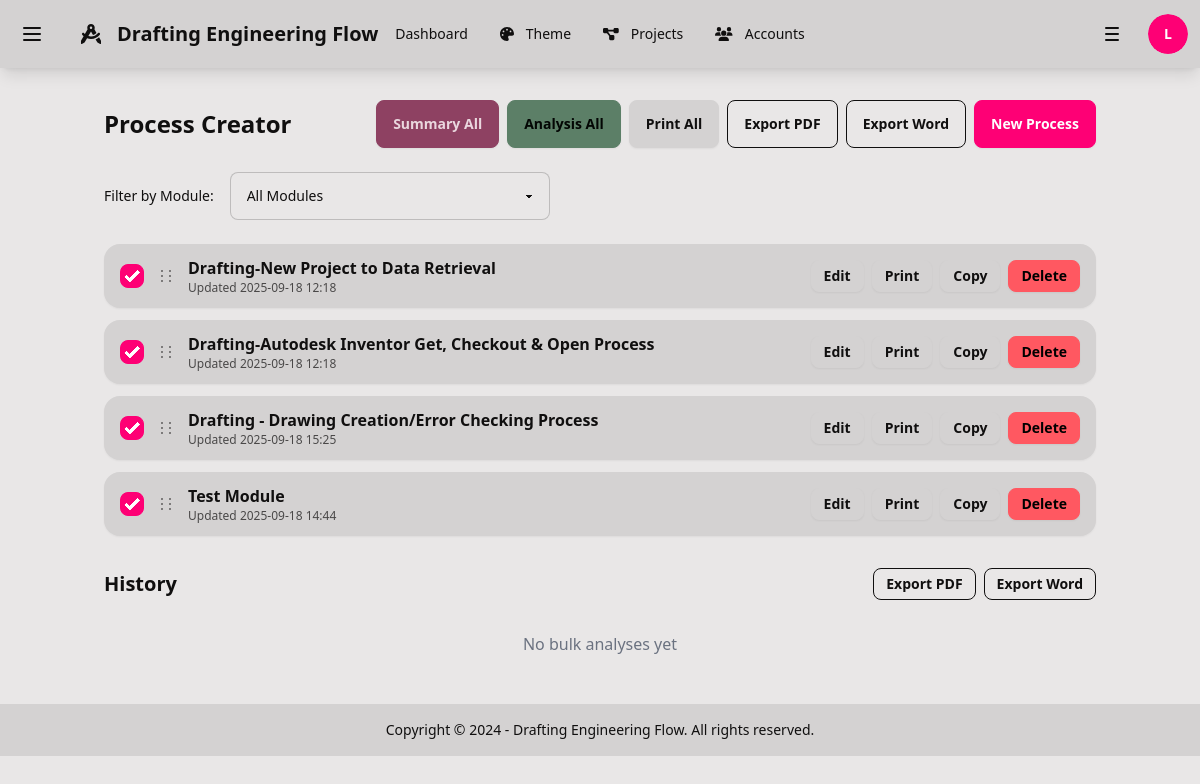
Before: /process-creator/ (signed in) with the older database file.
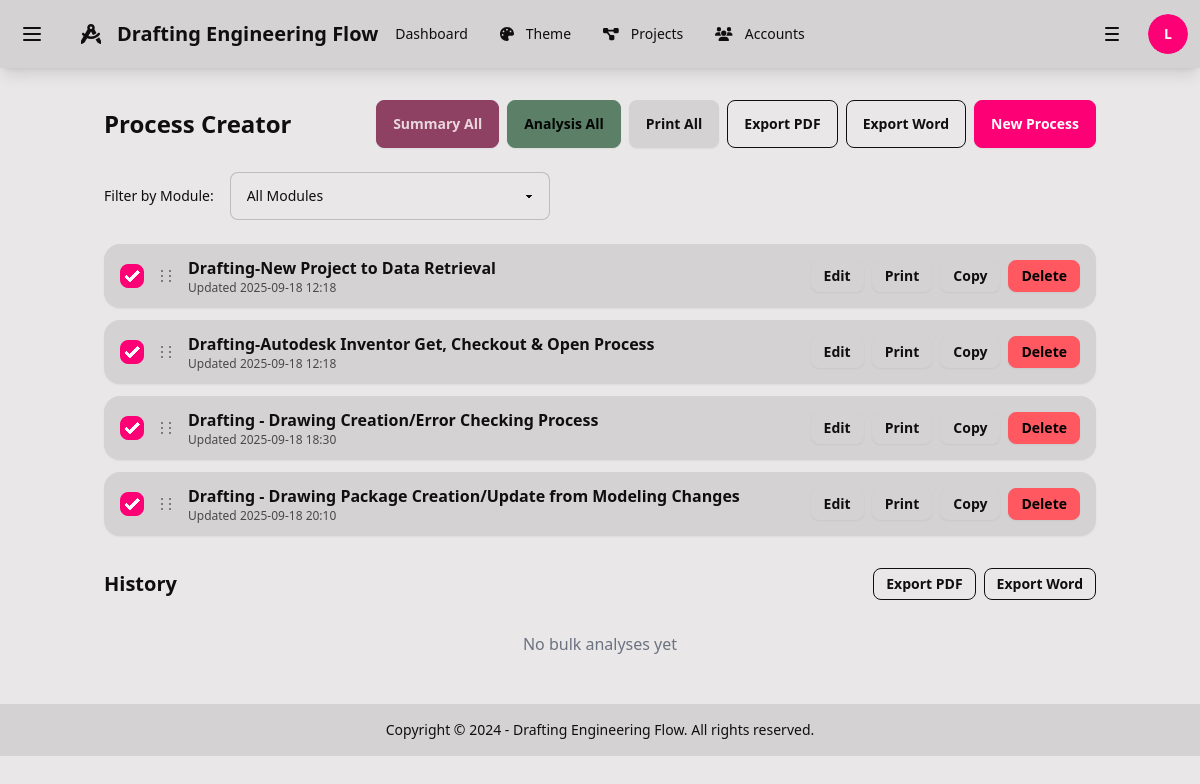
After: the same page with the newer database file.
### process_creator/models.py (models this page shows, shortened)
class Process(models.Model):
    name = models.CharField(max_length=255)
    module = models.ForeignKey(Module, on_delete=models.SET_NULL, null=True, blank=True, help_text="Module this process belongs to")
    order = models.PositiveIntegerField(default=1)
    summary = models.TextField(blank=True, help_text="Generated summary of the process")
    summary_instructions = models.TextField(
        blank=True,
        default="You are given a list of steps, bullet points, or fragmented notes. Your task is to transform them into a single professional, coherent paragraph. Do not repeat the steps as a list. Instead, weave them into smooth, natural prose that reads as if written by a skilled professional writer. Maintain accuracy, logical flow, and clarity. The output must always be a polished paragraph summary, never a bullet list.",
        help_text="Instructions for summary generation"
    )
    description = models.TextField(blank=True)
    notes = models.TextField(blank=True)
    analysis = models.TextField(blank=True, help_text="Generated analysis and improvement suggestions")
    analysis_instructions = models.TextField(
        blank=True,
        default="You are a senior operations analyst. You will receive a business process as input (steps, notes, and context). Produce a professional report titled \"Training Analysis\" that managers and frontline staff can act on.\nFollow these rules:\n- Write clearly and concisely; avoid jargon. Use confident, direct language.\n- Do NOT restate the steps as bullets. Summarize the process in flowing prose.\n- Use Markdown headings exactly as specified below.\n- Give specific, actionable recommendations with clear benefits and effort levels.\n- Where details are missing, make reasonable assumptions and state them briefly.\n=== INPUT START ===\n{PASTE PROCESS STEPS / NOTES / CONTEXT HERE}\n=== INPUT END ===\n=== OUTPUT FORMAT (Markdown) ===\n# Training Analysis\n## Executive Summary\nA 4–6 sentence overview of the process, the primary objective, the current state, and the most important recommended changes and expected benefits.\n## Process Narrative (Plain-Language Summary)\n6–10 sentences that narrate how the process works from start to finish. Use paragraph form only (no bullets). Emphasize flow, handoffs, tools used, approvals, and timing.\n## Assumptions\n- 2–5 short bullets listing key assumptions you made due to missing information.\n## Strengths\n- 4–8 bullets. Each bullet: what works well + why it matters (impact on quality, speed, cost, compliance, safety, or CX).\n## Weaknesses\n- 4–8 bullets. Each bullet: the issue + consequence (e.g., rework, delays, risk, cost).\n## Improvement Opportunities — Current System (No new software)\nProvide 5–10 specific, low-friction changes using existing tools, roles, and policies. For each item, use this format in one bullet:\n- **[Title]** — What to change (1–2 sentences). **Benefit:** expected outcome with a measurable indicator (e.g., \"reduce cycle time by ~15%\"). **Effort:** Low/Med/High. **Owner:** role. **Risk/Mitigation:** brief.\n## Immediate Application-Level Enhancements (Quick to implement in an app/workflow)\nProvide 3–7 changes that can be implemented quickly via simple configuration, scripts, forms, validations, templates, or notifications. For each item, use the same format:\n- **[Title]** — What to implement (1–2 sentences). **Benefit:** measurable. **Effort:** Low/Med/High. **Owner:** role. **Risk/Mitigation:** brief.\n## Implementation Roadmap\nOrganize recommendations into phases with rationale:\n- **Now (0–30 days):** 3–6 highest-ROI, low-effort actions.\n- **Next (30–90 days):** 3–6 medium-effort actions that compound earlier gains.\n- **Later (90+ days):** 2–4 higher-effort changes that deliver strategic value.\n## Metrics & Monitoring\nList 4–8 KPIs with target direction and cadence. For each KPI: **Name**, **Target/Direction**, **Data Source**, **Review Cadence** (e.g., weekly), **Owner**.\n## Risks & Mitigations\n3–6 material risks across people/process/tech/compliance and how to mitigate each.\n## Final Recommendation\nA 4–6 sentence closing paragraph summarizing the case for change, expected benefits, and the immediate next steps.\n=== STYLE GUARDRAILS ===\n- Professional tone. Tight sentences. No filler, no hype.\n- Use paragraph form for the narrative sections; bullets only where specified.\n- Quantify benefits or ranges when plausible. Avoid vague claims.\n- Do not include meta-commentary or instructions in the output.",
        help_text="Instructions for process analysis"
    )
    created_at = models.DateTimeField(auto_now_add=True)
    updated_at = models.DateTimeField(auto_now=True)
    last_ai_update = models.DateTimeField(null=True, blank=True, help_text="Last time summary or analysis was updated")
    class Meta:
        ordering = ["order", "name"]

### process_creator/views.py (the view)
# urls.py: path("", views.process_list, name="list"),
@login_required
@require_app_access('process_creator', action='view')
def process_list(request):
    modules = Module.objects.all()
    selected_module_id = request.GET.get('module')
    selected_module = None
    if selected_module_id:
        try:
            selected_module = Module.objects.get(id=selected_module_id)
            processes = Process.objects.filter(module=selected_module).order_by('order', 'name')
        except Module.DoesNotExist:
            processes = Process.objects.all().order_by('order', 'name')
    else:
        processes = Process.objects.all().order_by('order', 'name')
    return render(request, "process_creator/list.html", {
        "processes": processes,
        "modules": modules,
        "selected_module": selected_module
    })

### rbac/context_processors.py (called while the page is built)
def rbac_context(request):
    context = {}
    if request.user.is_authenticated:
        context.update({
            'user_accessible_apps': get_user_accessible_apps(request.user),
            'user_roles': get_user_roles(request.user),
        })
    else:
        context.update({
            'user_accessible_apps': [],
            'user_roles': [],
        })
    return context

### rbac/utils.py (called while the page is built, shortened)
def has_app_access(user, app_name, action='view'):
    if not user or not user.is_authenticated:
        return False
    try:
        app_access = AppAccess.objects.get(app_name=app_name)
        if not app_access.is_enabled:
            return False
    except AppAccess.DoesNotExist:
        return False
    if user.is_superuser:
        return True

def check_app_access(user, app_name, action='view'):
    if not has_app_access(user, app_name, action):
        log_access_attempt(user, app_name, action, success=False,
                          error_message=f"Access denied for {action} on {app_name}")
        raise PermissionDenied(f"You don't have permission to {action} {app_name}")

def get_user_accessible_apps(user):
    if not user or not user.is_authenticated:
        return []
    if user.is_superuser:
        return AppAccess.objects.filter(is_enabled=True).values_list('app_name', flat=True)

def log_access_attempt(user, app_name, action, success=True, error_message='', request=None):
    try:
        AccessLog.objects.create(
            user=user if user.is_authenticated else None,
            app_name=app_name,
            action=action,
            ip_address=request.META.get('REMOTE_ADDR') if request else None,
            user_agent=request.META.get('HTTP_USER_AGENT', '') if request else '',
            success=success,
            error_message=error_message
        )
    except Exception as e:
        logger.error(f"Failed to log access attempt: {e}")

def get_user_roles(user):
    if not user or not user.is_authenticated:
        return []
    return UserRole.objects.filter(user=user, is_active=True).select_related('role')

def is_app_enabled(app_name):
    try:
        app_access = AppAccess.objects.get(app_name=app_name)
        return app_access.is_enabled
    except AppAccess.DoesNotExist:
        return False

### process_creator/templates/process_creator/list.html (shortened to what this page needs)
{% extends 'base.html' %}
{% block content %}
<div class="flex items-center justify-between mb-6">
  <h1 class="text-2xl font-bold">Process Creator</h1>
  <div class="flex gap-2">
    <button id="summary-all" class="btn btn-secondary">Summary All</button>
    <button id="analyze-all" class="btn btn-accent">Analysis All</button>
    <button id="print-all" class="btn">Print All</button>
    <button id="export-pdf-all" class="btn btn-outline">Export PDF</button>
    <button id="export-word-all" class="btn btn-outline">Export Word</button>
    <a href="{% url 'process_creator:create' %}" class="btn btn-primary">New Process</a>
  </div>
  </div>
<div class="mb-6">
  <div class="flex items-center gap-4">
    <label for="module-filter" class="text-sm font-medium">Filter by Module:</label>
    <select id="module-filter" class="select select-bordered w-full max-w-xs">
      <option value="">All Modules</option>
    </select>
  </div>
</div>
<div id="process-list" class="grid gap-3">
  {% for p in processes %}
    <div class="card bg-base-200 shadow-sm" data-id="{{ p.id }}">
      <div class="card-body py-3 px-4">
        <div class="flex items-center justify-between gap-3">
          <div class="flex items-center gap-3">
            <input type="checkbox" class="select-item checkbox checkbox-primary" checked />
            <span class="drag cursor-grab text-base-content/60" title="Drag to reorder" aria-label="Drag to reorder">
              <svg xmlns="http://www.w3.org/2000/svg" viewBox="0 0 20 20" fill="currentColor" class="h-5 w-5">
                <path d="M7 5a1 1 0 1 1-2 0 1 1 0 0 1 2 0Zm8 0a1 1 0 1 1-2 0 1 1 0 0 1 2 0ZM7 10a1 1 0 1 1-2 0 1 1 0 0 1 2 0Zm8 0a1 1 0 1 1-2 0 1 1 0 0 1 2 0ZM7 15a1 1 0 1 1-2 0 1 1 0 0 1 2 0Zm8 0a1 1 0 1 1-2 0 1 1 0 0 1 2 0Z"/>
              </svg>
            </span>
            <div>
              <div class="font-semibold">{{ p.name }}</div>
              <div class="text-xs opacity-70">Updated {{ p.updated_at|date:'Y-m-d H:i' }}</div>
            </div>
          </div>
          <div class="flex gap-2">
            <a class="btn btn-sm" href="{% url 'process_creator:edit' p.id %}">Edit</a>
            <a class="btn btn-sm" href="{% url 'process_creator:print' p.id %}" target="_blank">Print</a>
            <button class="btn btn-sm" onclick="copyProcess({{ p.id }})">Copy</button>
            <a class="btn btn-sm btn-error" href="{% url 'process_creator:delete' p.id %}">Delete</a>
          </div>
        </div>
      </div>
    </div>
  {% empty %}
    <div class="alert">No processes yet. Create one to get started.</div>
  {% endfor %}
</div>
        <div class="mt-8">
            <div class="flex items-center justify-between mb-4">
                <h2 class="text-xl font-bold">History</h2>
                <div class="flex gap-2">
                    <button id="export-history-pdf" class="btn btn-outline btn-sm">Export PDF</button>
                    <button id="export-history-word" class="btn btn-outline btn-sm">Export Word</button>
                </div>
            </div>
            <div id="analysis-history" class="space-y-3">
            </div>
        </div>
{% endblock %}

### templates/base.html (shortened to what this page needs)
<!DOCTYPE html>
<html lang="en" data-theme="{{ current_theme|default:'corporate' }}">
<head>
    <script src="https://cdn.tailwindcss.com"></script>
    <link href="https://cdn.jsdelivr.net/npm/daisyui@4.12.10/dist/full.min.css" rel="stylesheet" type="text/css" />
</head>
<body class="bg-base-100">
    <div class="drawer">
        <div class="drawer-content">
            <div class="drawer drawer-end">
                <div class="drawer-content">
                    <div class="navbar bg-base-200 shadow-lg">
                        <div class="navbar-start gap-2">
                            <label for="left-drawer" class="btn btn-ghost btn-square" aria-label="Open left menu">
                                <svg xmlns="http://www.w3.org/2000/svg" class="h-6 w-6" fill="none" viewBox="0 0 24 24" stroke="currentColor"><path stroke-linecap="round" stroke-linejoin="round" stroke-width="2" d="M4 6h16M4 12h16M4 18h16" /></svg>
                            </label>
                            <a class="btn btn-ghost text-xl" href="{% url 'home' %}">
                                <i class="fas fa-drafting-compass mr-2"></i>
                                Drafting Engineering Flow
                            </a>
                        </div>
                        <div class="navbar-center hidden lg:flex">
                            <ul class="menu menu-horizontal px-1">
                                {% if 'main' in user_accessible_apps %}
                                    <li><a href="{% url 'home' %}" class="{% if request.resolver_match.url_name == 'home' %}active{% endif %}">Dashboard</a></li>
                                {% endif %}
                                {% if 'theme' in user_accessible_apps and allow_user_themes %}
                                    <li><a href="{% url 'theme:selector' %}" class="{% if request.resolver_match.url_name == 'selector' %}active{% endif %}">
                                        <i class="fas fa-palette mr-1"></i>Theme
                                    </a></li>
                                {% endif %}
                                {% if 'project' in user_accessible_apps %}
                                    <li><a href="#" class="{% if 'project' in request.resolver_match.namespace %}active{% endif %}">
                                        <i class="fas fa-project-diagram mr-1"></i>Projects
                                    </a></li>
                                {% endif %}
                                {% if 'account' in user_accessible_apps %}
                                    <li><a href="#" class="{% if 'account' in request.resolver_match.namespace %}active{% endif %}">
                                        <i class="fas fa-users mr-1"></i>Accounts
                                    </a></li>
                                {% endif %}
                            </ul>
                        </div>
                        <div class="navbar-end gap-2">
                            <label for="right-drawer" class="btn btn-ghost btn-square" aria-label="Open right menu">
                                <svg xmlns="http://www.w3.org/2000/svg" class="h-6 w-6" fill="none" viewBox="0 0 24 24" stroke="currentColor"><path stroke-linecap="round" stroke-linejoin="round" stroke-width="2" d="M6 6h12M6 12h12M6 18h12" /></svg>
                            </label>
                            {% if user.is_authenticated %}
                                <div class="dropdown dropdown-end">
                                    <div tabindex="0" role="button" class="btn btn-ghost btn-circle avatar">
                                        <div class="w-10 rounded-full">
                                            <div class="bg-primary text-primary-content rounded-full w-10 h-10 flex items-center justify-center">
                                                {{ user.username|first|upper }}
                                            </div>
                                        </div>
                                    </div>
                                </div>
                            {% else %}
                                <a class="btn btn-primary" href="{% url 'admin:login' %}">Login</a>
                            {% endif %}
                        </div>
                    </div>
                    <main class="container mx-auto px-4 py-8">
                        {% block content %}{% endblock %}
                    </main>
                    <footer class="footer footer-center p-4 bg-base-200 text-base-content">
                        <aside>
                            <p>Copyright © 2024 - Drafting Engineering Flow. All rights reserved.</p>
                        </aside>
                    </footer>
                </div>
                <div class="drawer-side">
                    <label for="right-drawer" aria-label="close sidebar" class="drawer-overlay"></label>
                </div>
            </div>
        </div>
        <div class="drawer-side">
            <label for="left-drawer" aria-label="close sidebar" class="drawer-overlay"></label>
        </div>
    </div>
</body>
</html>

Changed rows visible on the page:
removed Process: name "Test Module", updated_at "2025-09-18 14:44"
changed Process "Drafting - Drawing Creation/Error Checking Process": updated_at "2025-09-18 15:25" → "2025-09-18 18:30"
added Process: name "Drafting - Drawing Package Creation/Update from Modeling Changes", updated_at "2025-09-18 20:10"
